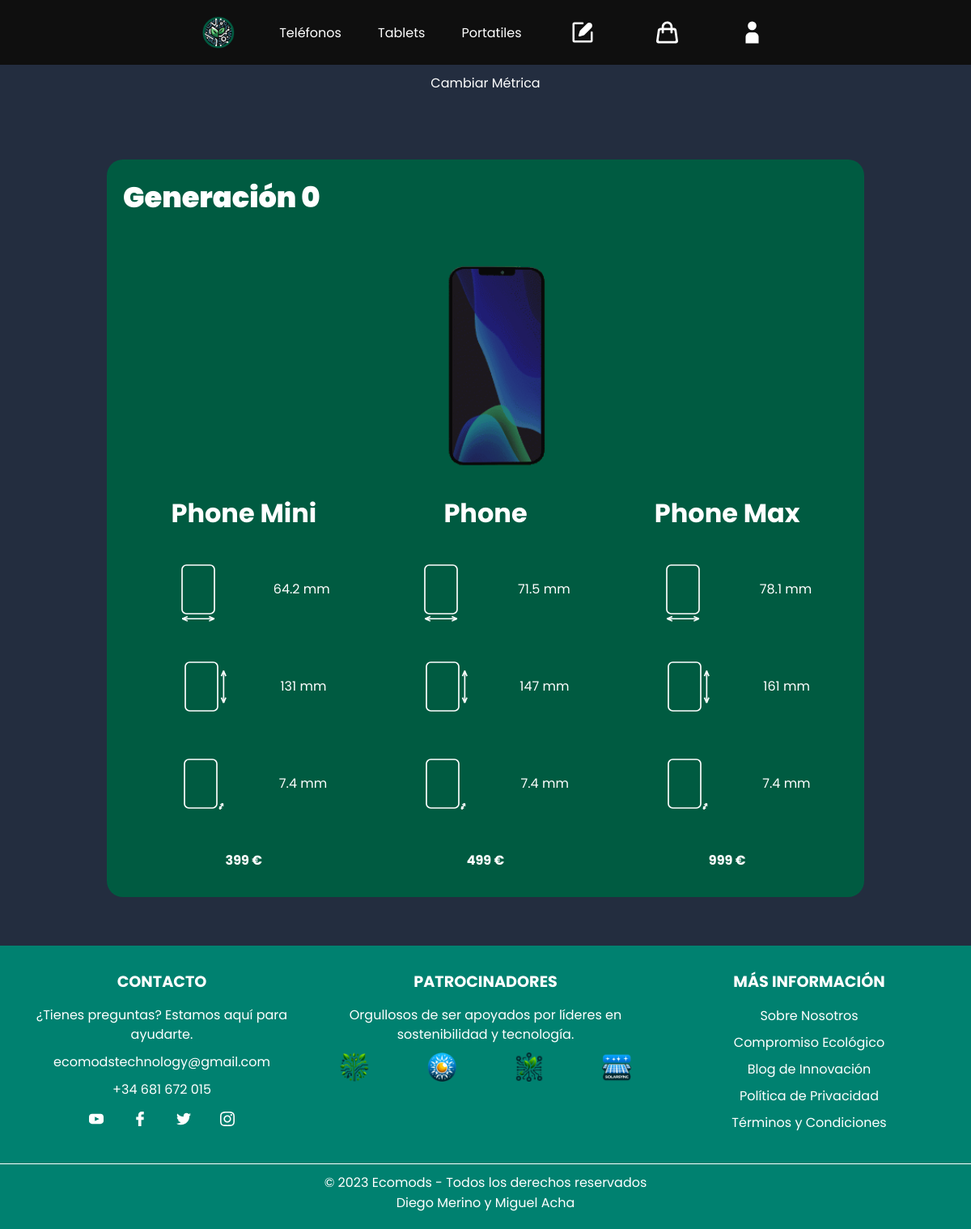
Page /products/phone (signed in) on the earlier database version.
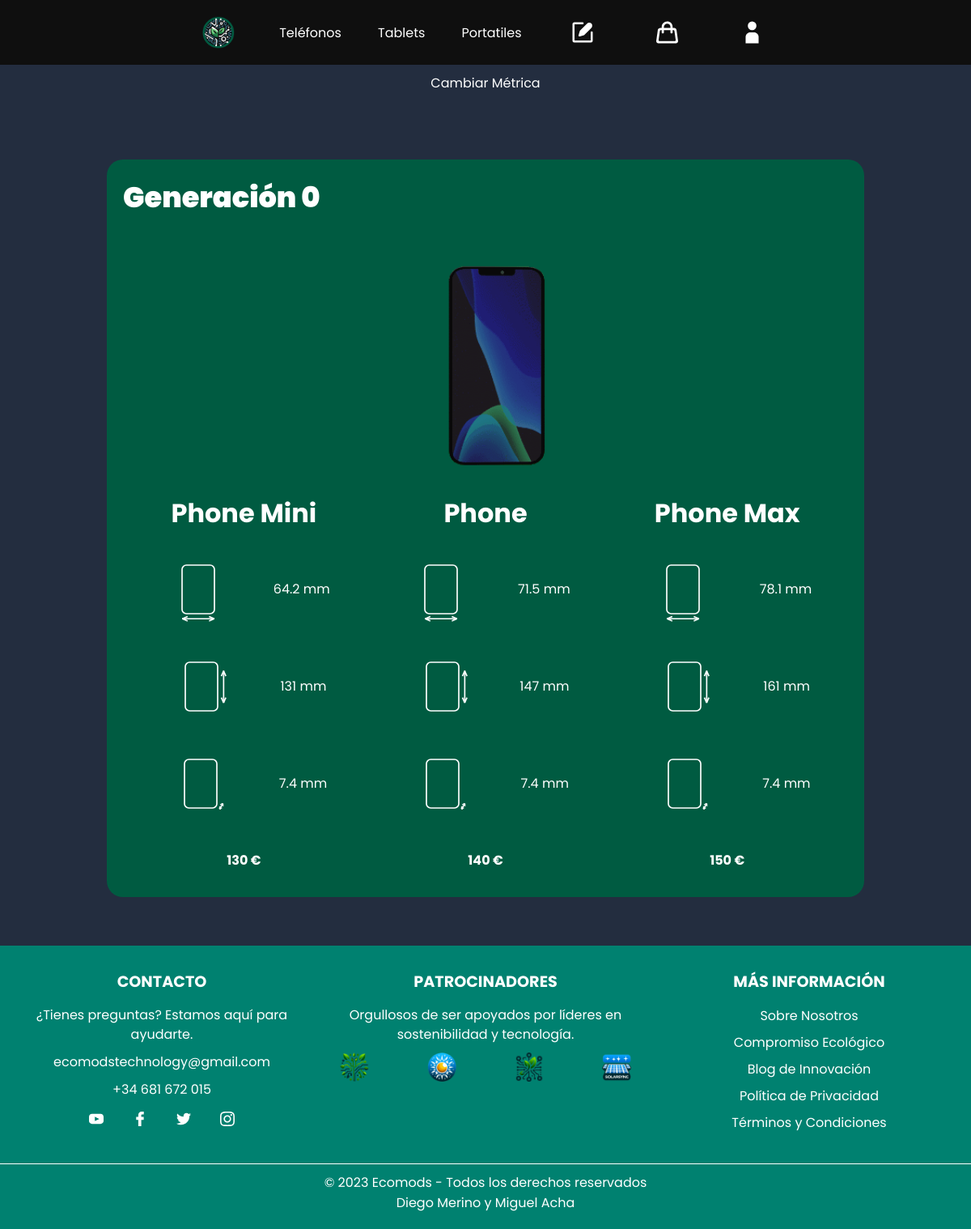
Same page on the later database version.
### app/models.py (models this page shows)
class Product(models.Model):
    id = models.CharField(max_length=20, primary_key=True)
    name = models.CharField(max_length=20)
    model = models.CharField(max_length=10)
    price = models.DecimalField(decimal_places=2, max_digits=10)
    dimensionX = models.DecimalField(default=0, decimal_places=2, max_digits=10)
    dimensionY = models.DecimalField(default=0, decimal_places=2, max_digits=10)
    dimensionZ = models.DecimalField(default=0, decimal_places=2, max_digits=10)
    image = models.CharField(max_length=255, default="images/products/phone/phone.png")

### app/views.py (the view)
# urls.py: path('products/<str:product>', products, name="products"),
@user_passes_test(isUserAuthenticated, login_url="logIn")
def products(request, product):
    products = ["phone", "tablet", "laptop"]
    generations = get_generations(Product.objects.all())
    product_generations = get_prodGenerations(product, generations)
    if product in products:
        if product == "phone":
            productURI = "images/phone-gif.gif"
        elif product == "tablet":
            productURI = "images/tablet-gif.gif"
        else:
            productURI = "images/laptop-gif.gif"
        return render(request, "products/products.html", {'product_generations': product_generations, 'productURI' : productURI})
    raise Http404("Error cargando los productos")

### app/templatetags/custom_tags.py (called while the page is built)
@register.filter(name="get_generations")
def get_generations(products):
    generations = {}
    for product in products:
        parts = product.model.split("-")
        prod = parts[0]
        if (prod not in generations):
            generations[prod] = {}
        prod_gen = parts[2]
        if (prod_gen not in generations[prod]):
            generations[prod][prod_gen] = []
        prod_type = parts[1]
        if (prod_type not in generations[prod][prod_gen]):
            generations[prod][prod_gen].append(product)
    return generations

@register.filter(name="get_prodGenerations")
def get_prodGenerations(product, generations):
    prodToGen = {"phone" : "PN", "tablet" : "TB", "laptop" : "LP"}
    return generations[prodToGen[product]]

@register.filter(name="get_genToProds")
def get_genToProds(gens, gen):
    return gens[gen]

@register.filter(name="formatDec")
def formatDec(dec):
    parts = str(dec).split(".")
    decimalPart = parts[len(parts)-1]
    if (decimalPart == "00"):
        return parts[0]
    elif (decimalPart[1] == "0"):
        return str(dec)[:len(str(dec))-1]
    else:
        return str(dec)

### app/views.py (called while the page is built)
def isUserAuthenticated(user):
    return user.is_authenticated

### app/templates/products/products.html (shortened to what this page needs)
{% extends 'base.html' %}
{% load static %}
{% load custom_tags %}
{% block additionalLinks %}
  <link rel="stylesheet" href="{% static 'css/products/products.css' %}" />
{% endblock %}
{% block content %}
<div class="select-custom">
  <div class="select-custom-trigger">Cambiar Métrica</div>
</div>
  <div id="all">
    {% for generation in product_generations %}
      <h1 id="generation">Generación {{ generation }}</h1>
      <img class="showcase" src="{% static productURI %}">
      <div class="wrapper">
        {% for product in product_generations|get_genToProds:generation %}
          <div class="product">
            <p class="prod-name">{{ product.name }}</p>
            {% if product|get_productType == 'LP' %}
              <div class="intern-wrapper info">
                <img class="dimension" alt="productYDimension" src="{% static 'images/y.svg' %}" /><p class="distance">{{ product.dimensionX|formatDec }} mm</p>
              </div>
              <div class="intern-wrapper info">
                <img class="dimension" alt="productXDimension" src="{% static 'images/x.svg' %}" /><p class="distance">{{ product.dimensionY|formatDec }} mm</p>
              </div>
            {% else %}
              <div class="intern-wrapper info">
                <img class="dimension" alt="productXDimension" src="{% static 'images/x.svg' %}" /><p class="distance">{{ product.dimensionX|formatDec }} mm</p>
              </div>
              <div class="intern-wrapper info">
                <img class="dimension" alt="productYDimension" src="{% static 'images/y.svg' %}" /><p class="distance">{{ product.dimensionY|formatDec }} mm</p>
              </div>
            {% endif %}
            <div class="intern-wrapper info">
              <img class="dimension" alt="productZDimension" src="{% static 'images/z.svg' %}" /><p class="distance">{{ product.dimensionZ|formatDec }} mm</p>
            </div>
            <div class="intern-wrapper">
              <a class="currency">{{ product.price|formatDec }} €</a>
            </div>
          </div>
        {% endfor %}
      </div>
    {% endfor %}
  </div>
{% endblock %}

Differences in the rows shown:
changed Product "Phone Mini": price "399" → "130"
changed Product "Phone": price "499" → "140"
changed Product "Phone Max": price "999" → "150"
